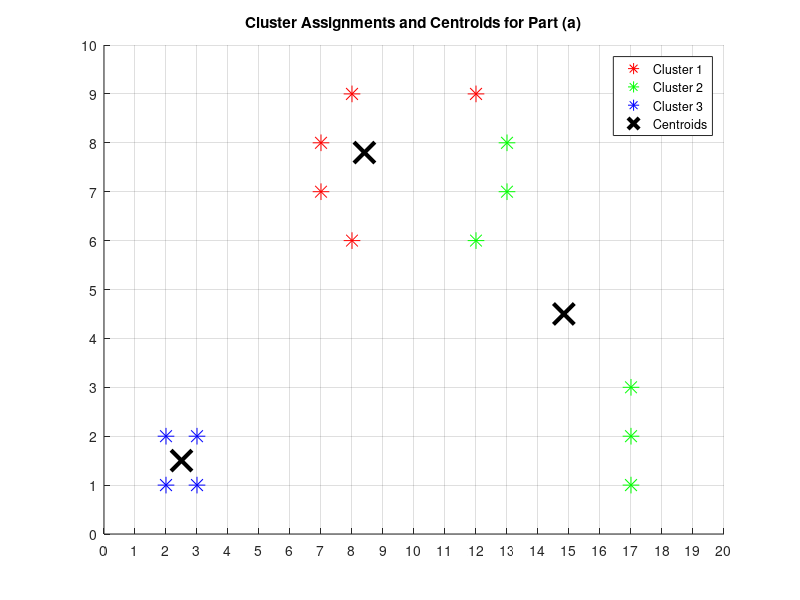
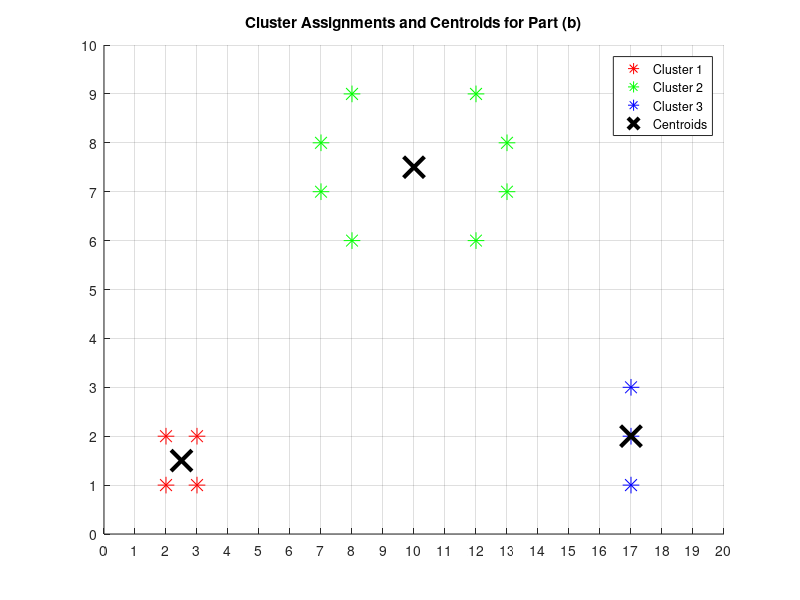

MATLAB code for these plots, in order:
clc; close all; clear;

load('k_means_data.mat');

[idx,C] = kmeans(X,3,'Display','iter','MaxIter',5,...
    'Start',init_centroids_1);
figure;
grid on;
xlim([0 20]);
ylim([0 10]);
set(gca,'XTick',0:1:20);
set(gca,'YTick',0:1:10);
% pbaspect([2 1 1])
hold on
plot(X(idx==1,1),X(idx==1,2),'r*','MarkerSize',12);
plot(X(idx==2,1),X(idx==2,2),'g*','MarkerSize',12);
plot(X(idx==3,1),X(idx==3,2),'b*','MarkerSize',12);
plot(C(:,1),C(:,2),'kx',...
    'MarkerSize',15,'LineWidth',3) ;
legend('Cluster 1','Cluster 2','Cluster 3','Centroids',...
    'Location','best');
title('Cluster Assignments and Centroids for Part (a)');
hold off
    
[idx,C] = kmeans(X,3,'Display','iter','MaxIter',5,...
    'Start',init_centroids_2);
figure;
grid on
xlim([0 20]);
ylim([0 10]);
set(gca,'XTick',0:1:20);
set(gca,'YTick',0:1:10);
% pbaspect([2 1 1])
hold on
plot(X(idx==1,1),X(idx==1,2),'r*','MarkerSize',12);
plot(X(idx==2,1),X(idx==2,2),'g*','MarkerSize',12);
plot(X(idx==3,1),X(idx==3,2),'b*','MarkerSize',12);
plot(C(:,1),C(:,2),'kx',...
     'MarkerSize',15,'LineWidth',3) ;
legend('Cluster 1','Cluster 2','Cluster 3','Centroids',...
    'Location','best');
title('Cluster Assignments and Centroids for Part (b)');
hold off